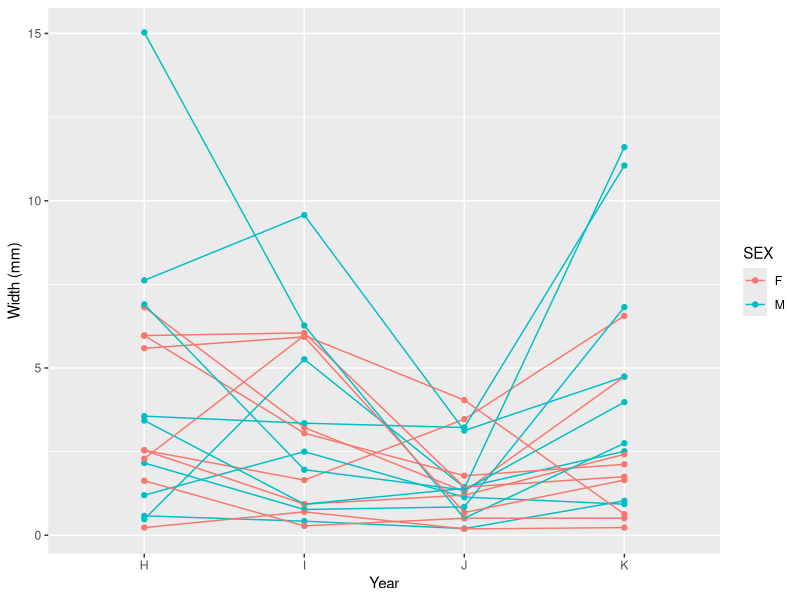
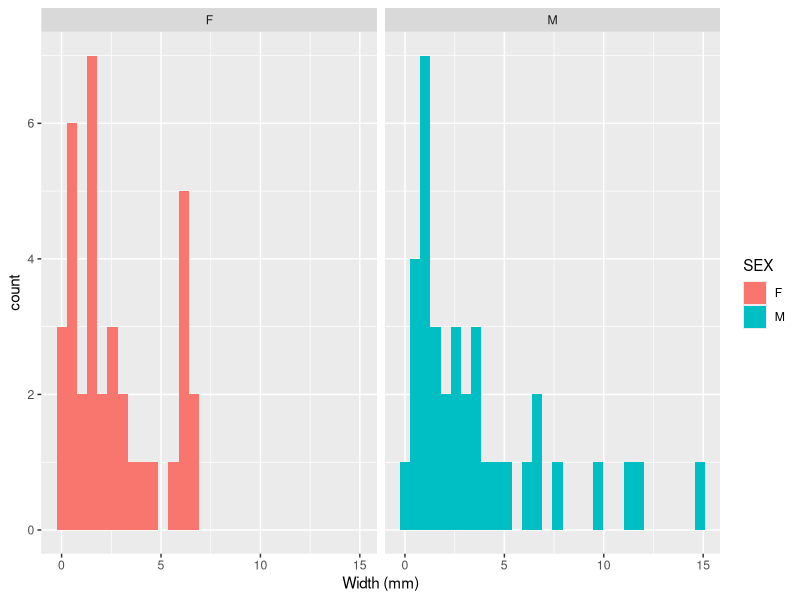
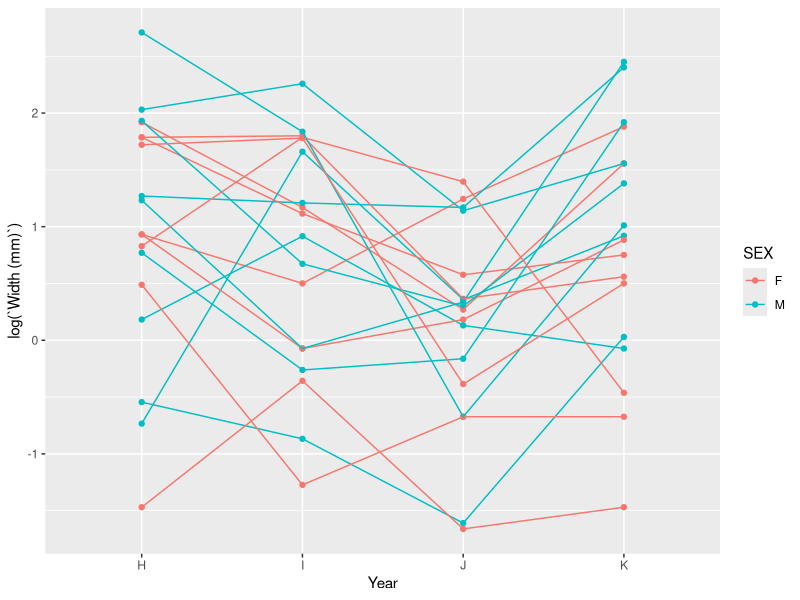
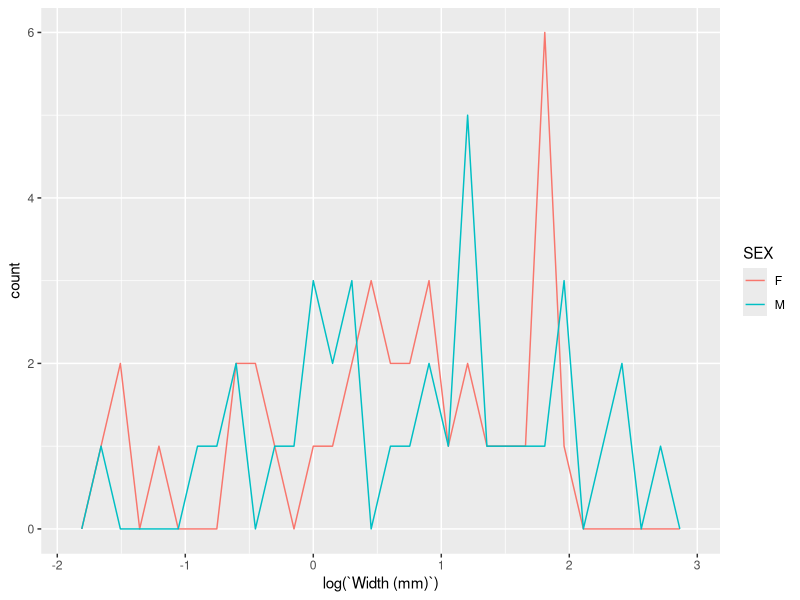

These figures' R source, in order:
library(tidyverse)

# Read in data
rw <- read_csv("data_raw/3. post water off- rings H-K-2.csv")

# non-transformed timeseries
ggplot(rw, aes(x = Year, y = `Width (mm)`)) +
  geom_point(aes(col = SEX)) +
  geom_line(aes(col = SEX, group = ID))

# non-transformed histograms
ggplot(rw, aes(x = `Width (mm)`)) +
  geom_histogram(aes(fill = SEX)) +
  facet_wrap(~SEX)

# log-transformed timeseries
ggplot(rw, aes(x = Year, y = log(`Width (mm)`))) +
  geom_point(aes(col = SEX)) +
  geom_line(aes(col = SEX, group = ID))

# log-transformed frequency polygons
ggplot(rw, aes(x = log(`Width (mm)`))) +
  geom_freqpoly(aes(col = SEX))
